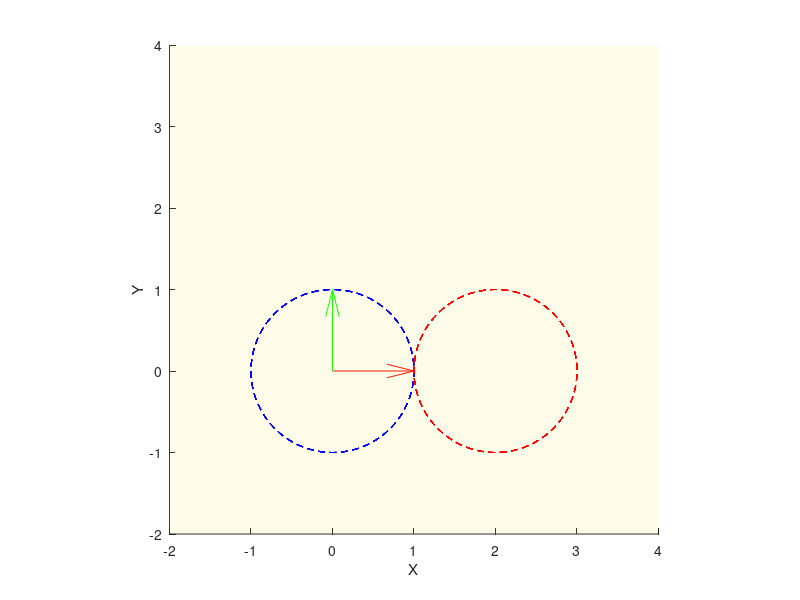

The MATLAB script that drew this image:
clear all
close all
clc

CIRCLES = 11;

shearing = [1 0 2; 0 1 0; 0 0 1];

f = figure;

hold on
axis equal

xlim([-2 4])
ylim([-2 4])
zlim([-2 4])

xlabel('X')
ylabel('Y')
zlabel('Z')

% Plot origine assi
quiver3(0,0,0,1,0,0,'Color','r','autoscale','off')
quiver3(0,0,0,0,1,0,'Color','g','autoscale','off')
quiver3(0,0,0,0,0,1,'Color','b','autoscale','off')

% Definizione piano z = 1
[X,Y] = meshgrid(-2:.1:4, -2:.2:4);
Z = ones(size(X));
surf(X, Y, Z, 'FaceAlpha', 0.1, 'EdgeColor', 'none')

% Definizione circonferenza
r = 1;
theta = [-180:1:179];

fsize = size(theta);
factor = repmat([0:.1:1], fsize(2) * CIRCLES, 1);
 
X = repmat(r * cosd(theta), CIRCLES)';
Y = repmat(r * sind(theta), CIRCLES)';
Z = ones(size(X)) .* factor;
plot3(X, Y, Z, '--b');

% Applicazione della trasformazione
X = reshape(X,[],1)';
Y = reshape(Y,[],1)';
Z = reshape(Z,[],1)';

all = [X; Y; Z];
all_shearing = shearing * all;
plot3(all_shearing(1,:), all_shearing(2,:), all_shearing(3,:), '--r');
